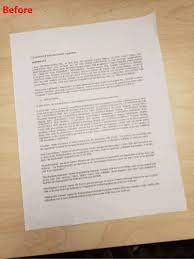
#> input picture input_val/image.png, 194 x 259 px; its folder holds only this picture in this run
$ python main.py
#> lines starting #> are read from the running program, lines starting #| are printed output that depends on the picture; long printed decimals are rounded
#> further down, image is the input picture: PIL image 194x259 RGB; mean R, G, B 195.7, 179.4, 162.9
### skew/skew.py
import numpy as np
from skimage.transform import hough_line, hough_line_peaks
from skimage.transform import rotate
from skimage.feature import canny
from skimage.io import imread
from skimage.color import rgb2gray
from scipy.stats import mode

def _skew_angle(image):
    '''
        returns the most common angle from hough transform as skew of document
    '''

    #1 get edges
    image = rgb2gray(image)
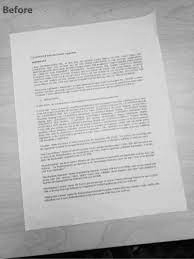
#> image: shape (259, 194) float64; min 0, max 0.959, mean 0.712
    edges = canny(image)
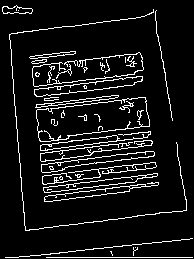
#> edges: shape (259, 194) bool; 8.8% white in thin lines or dots
    #2 Hough transform .
    tested_angles = np.deg2rad(np.arange(0, 180.0))
    h, theta, d = hough_line(edges, theta=tested_angles)
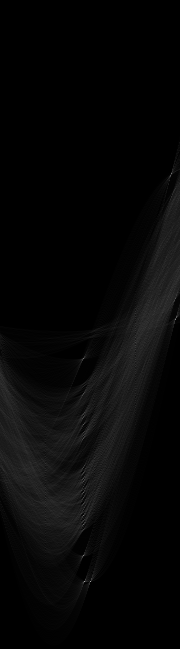
#> h: shape (649, 180) uint64; min 0, max 166, mean 6.8
#> theta = 180 values from 0 to 3.12; d = 649 values from -324 to 324
    _, angles, dists = hough_line_peaks(h, theta, d)
#> angles = [1.47, 3.05, 1.45, 1.45, 2.98, 1.45, 1.45, 1.45, 1.45]; dists = [257, -5, 231, 34, -151, 191, 168, 100, 157]

    #3 find the most common angle.
    most_common_angle = mode(np.around(angles, decimals=1))[0]
#> most_common_angle = 1.4
    #print(most_common_angle)
    skew_angle = np.rad2deg(most_common_angle - np.pi/2)
#> skew_angle = -9.79
    #print(skew_angle)
    return skew_angle

### main.py
import os
from os import listdir
from skew.skew import _skew_angle
import matplotlib.pyplot as plt
from PIL import Image
import pandas as pd

folder_dir = "input_val"
result = []
verbose = True  # set verbose = False if you dont want to see the image

for images in os.listdir(folder_dir):
    if (images.endswith(".png")):
        inp_path = os.path.join(folder_dir,images)
        op_path =os.path.join('output_val',images)
        image = Image.open(os.path.join(folder_dir,images))
        skew_angle = _skew_angle(image)
#> skew_angle = -9.79
        rotated_image = image.rotate(skew_angle)
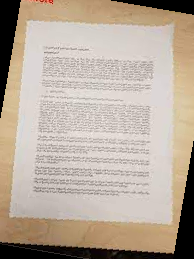
#> rotated_image: PIL image 194x259 RGB; mean R, G, B 183.5, 169.7, 155.6
        print(skew_angle)
#| -9.786
        image.save(os.path.join('output_val',images))
        result.append([inp_path,op_path,skew_angle])
        if(verbose):
            fig, ax = plt.subplots(ncols=2, figsize=(12,20))
            ax[0].imshow(image)
            ax[0].set_title('Input image')
            ax[1].imshow(rotated_image, cmap="gray")
            ax[1].set_title('Kew corrected by '+str(skew_angle)+' degrees')
            plt.show()


df = pd.DataFrame(result, columns=['input', 'output', 'skew'])
#> df = table of 1 rows and 3 columns
df.to_csv('result.csv')
